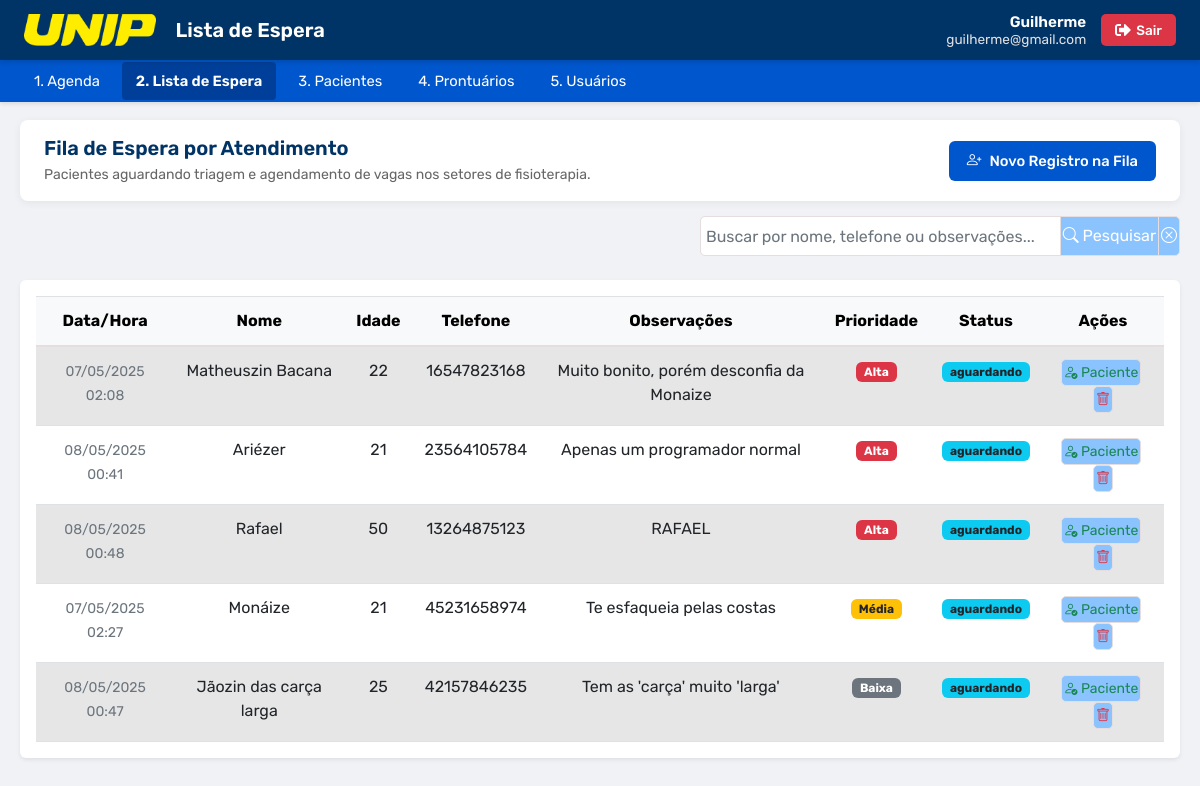
/projeto_fisio_api/login/tabela_Espera.php (signed in), run on the app's committed database.
### tables this page shows
CREATE TABLE `lista_espera` (
  `IdEspera` int(11) NOT NULL,
  `dataLigacao` datetime NOT NULL,
  `nome` varchar(250) NOT NULL,
  `idade` int(11) NOT NULL,
  `telefone` varchar(15) NOT NULL,
  `observacoes` varchar(250) NOT NULL,
  `prioridade` int(11) NOT NULL,
  `status` varchar(50) NOT NULL,
  `ativo` int(11) NOT NULL DEFAULT 1
);

### projeto_fisio_api/login/tabela_Espera.php (the view, shortened to what this page needs)
<!DOCTYPE html>
<html lang="pt-BR">
  <head>
    <link href="https://cdn.jsdelivr.net/npm/bootstrap@5.2.3/dist/css/bootstrap.min.css" rel="stylesheet">
    <link href='https://cdn.jsdelivr.net/npm/bootstrap-icons@1.8.1/font/bootstrap-icons.css' rel='stylesheet'>
    <link rel="stylesheet" href="styles/painel.css">
    <link rel="stylesheet" href="styles/usuarios.css">
  </head>
  <body>
    <header>
      <div class="logo">
        <img src="img/logoUnipHeader.png" alt="UNIP">
        <h1>Lista de Espera</h1>
      </div>
      <?php include 'acesso.php';?>
    </header>
    <?php include 'menu.php';?>
    <main class="container-principal">
      <div class="agenda-topo">
        <div class="agenda-info">
          <h2>Fila de Espera por Atendimento</h2>
          <p>Pacientes aguardando triagem e agendamento de vagas nos setores de fisioterapia.</p>
        </div>
        <div class="agenda-acoes">
          <a href="cadastrarespera.php" class="btn-novo-agendamento">
            <i class="bi bi-person-plus"></i> Novo Registro na Fila
          </a>
        </div>
      </div>
      <form method="POST" action="" class="form-pesquisa mb-4">
        <div class="input-group" style="max-width: 480px;">
          <input type="text" name="texto" class="form-control" placeholder="Buscar por nome, telefone ou observações..." value="<?php echo isset($_POST['texto']) ? htmlspecialchars($_POST['texto']) : ''; ?>" />
          <button type="submit" class="btn btn-primary" title="Pesquisar">
            <i class="bi bi-search"></i> Pesquisar
          </button>
          <button type="button" class="btn btn-secondary" onclick="limparPesquisa();" title="Limpar pesquisa">
            <i class="bi bi-x-circle"></i>
          </button>
        </div>
      </form>
      <?php
      require_once __DIR__ . '/../conexao.php';
      $termo = trim($_POST['texto'] ?? '');
      if ($termo !== '') {
          $sql = "SELECT IdEspera, dataLigacao, nome, idade, telefone, observacoes, prioridade, status
                  FROM lista_espera
                  WHERE ativo = 1 AND (nome LIKE :termo OR telefone LIKE :termo OR observacoes LIKE :termo)
                  ORDER BY prioridade ASC, dataLigacao ASC";
          $stmt = $pdo->prepare($sql);
          $stmt->execute([':termo' => "%$termo%"]);
      } else {
          $sql = "SELECT IdEspera, dataLigacao, nome, idade, telefone, observacoes, prioridade, status
                  FROM lista_espera
                  WHERE ativo = 1
                  ORDER BY prioridade ASC, dataLigacao ASC";
          $stmt = $pdo->prepare($sql);
          $stmt->execute();
      }
      $esperas = $stmt->fetchAll(PDO::FETCH_ASSOC);
      if (count($esperas) > 0) {
          echo '<div class="table-responsive bg-white p-3 rounded shadow-sm">';
          echo '<table class="table table-striped table-hover align-middle mb-0">';
          echo '<thead class="table-light">
                  <tr>
                      <th scope="col">Data/Hora</th>
                      <th scope="col">Nome</th>
                      <th scope="col" class="text-center">Idade</th>
                      <th scope="col">Telefone</th>
                      <th scope="col">Observações</th>
                      <th scope="col" class="text-center">Prioridade</th>
                      <th scope="col" class="text-center">Status</th>
                      <th scope="col" class="text-center">Ações</th>
                  </tr>
                </thead>';
          echo '<tbody>';
          foreach ($esperas as $linha) {
              $dataFmt = !empty($linha['dataLigacao']) ? date('d/m/Y H:i', strtotime($linha['dataLigacao'])) : '-';
              $badgePrior = 'bg-secondary';
              $labelPrior = 'Baixa';
              if ((int)$linha['prioridade'] === 0) {
                  $badgePrior = 'bg-danger';
                  $labelPrior = 'Alta';
              } elseif ((int)$linha['prioridade'] === 1) {
                  $badgePrior = 'bg-warning text-dark';
                  $labelPrior = 'Média';
              }
              $paramCadastrar = urlencode($linha['nome'] . '||' . $linha['telefone']);
              echo "<tr>";
              echo "  <td><small class='text-muted'>" . htmlspecialchars($dataFmt) . "</small></td>";
              echo "  <td class='fw-medium'>" . htmlspecialchars($linha['nome']) . "</td>";
              echo "  <td class='text-center'>" . (int)$linha['idade'] . "</td>";
              echo "  <td>" . htmlspecialchars($linha['telefone']) . "</td>";
              echo "  <td>" . htmlspecialchars($linha['observacoes'] ?? '-') . "</td>";
              echo "  <td class='text-center'><span class='badge {$badgePrior}'>{$labelPrior}</span></td>";
              echo "  <td class='text-center'><span class='badge bg-info text-dark'>" . htmlspecialchars($linha['status']) . "</span></td>";
              echo "  <td class='text-center'>";
              echo "    <a href='cadastrarpaciente.php?name={$paramCadastrar}' class='btn btn-sm btn-outline-success me-1' title='Tornar Paciente'><i class='bi bi-person-check'></i> Paciente</a>";
              echo "    <a href='remover_espera.php?id={$linha['IdEspera']}' class='btn btn-sm btn-outline-danger' onclick=\"return confirm('Deseja realmente remover este registro da lista?');\" title='Remover'><i class='bi bi-trash'></i></a>";
              echo "  </td>";
              echo "</tr>";
          }
          echo '</tbody>';
          echo '</table>';
          echo '</div>';
      } else {
          echo "<div class='alert alert-info'>Nenhum registro encontrado na lista de espera.</div>";
      }
      ?>
    </main>
  </body>
</html>

### projeto_fisio_api/login/styles/painel.css (style rules this page uses)
* { box-sizing: border-box; margin: 0; padding: 0; font-family: 'Rubik', sans-serif; }
body { background: #f0f2f5; padding-top: 120px; color: #333; }
header { background-color: #003366; color: white; display: flex; align-items: center; justify-content: space-between; padding: 10px 24px; position: fixed; top: 0; left: 0; width: 100%; height: 60px; z-index: 1000; box-shadow: 0 2px 5px rgba(0,0,0,0.15); }
.logo { display: flex; align-items: center; }
.logo img { height: 32px; margin-right: 20px; }
.logo h1 { font-size: 1.25rem; font-weight: 600; margin: 0; }
.container-principal { max-width: 1380px; margin: 0 auto 40px auto; padding: 0 20px; }
.agenda-topo { display: flex; justify-content: space-between; align-items: center; background: #ffffff; padding: 16px 24px; border-radius: 8px; box-shadow: 0 2px 8px rgba(0,0,0,0.06); margin-bottom: 15px; }
.agenda-info h2 { font-size: 1.25rem; color: #003366; margin: 0 0 4px 0; font-weight: 600; }
.agenda-info p { font-size: 0.88rem; color: #666; margin: 0; }
.btn-novo-agendamento { display: inline-flex; align-items: center; gap: 8px; background-color: #0056cc; color: #ffffff !important; padding: 9px 18px; border-radius: 6px; text-decoration: none; font-weight: 500; font-size: 0.92rem; transition: background-color 0.2s, transform 0.1s; }

### projeto_fisio_api/login/styles/usuarios.css (style rules this page uses)
.form-pesquisa { min-width: 768px; display: flex; justify-content: flex-end; vertical-align: middle; width: 100%; }
.btn { background-color: #8bc3ff; border: 1px solid #e6dede; padding: 2px; border-radius: 5px; }
.form-control { width: 300px; text-size-adjust: 50px; height: 40px; border-radius: 5px; border: 1px solid #e6dede; padding: 5px; }
.table { width: 100%; margin-bottom: 1rem; color: #212529; border-collapse: collapse; }
.table thead th { vertical-align: bottom; border-bottom: 2px solid #e6dede; padding: 0.75rem; }
.table td, .table th { padding: 0.75rem; vertical-align: top; border-top: 1px solid #dee2e6; text-align: center; }
.table-striped tbody tr:nth-of-type(odd) { background-color: rgba(0, 0, 0, 0.05); }

### data on the page
lista_espera: dataLigacao "07/05/2025 02:08", nome "Matheuszin Bacana", idade "22", telefone "16547823168", observacoes "Muito bonito, porém desconfia da Monaize", prioridade "Alta", status "aguardando"
lista_espera: dataLigacao "08/05/2025 00:41", nome "Ariézer", idade "21", telefone "23564105784", observacoes "Apenas um programador normal", prioridade "Alta", status "aguardando"
lista_espera: dataLigacao "08/05/2025 00:48", nome "Rafael", idade "50", telefone "13264875123", observacoes "RAFAEL", prioridade "Alta", status "aguardando"
lista_espera: dataLigacao "07/05/2025 02:27", nome "Monáize", idade "21", telefone "45231658974", observacoes "Te esfaqueia pelas costas", prioridade "Média", status "aguardando"
lista_espera: dataLigacao "08/05/2025 00:47", nome "Jãozin das carça larga", idade "25", telefone "42157846235", observacoes "Tem as 'carça' muito 'larga'", labelPrior "Baixa", status "aguardando"

### other printed values
$_SESSION['usuario_nome'] "Guilherme"
$_SESSION['usuario_email'] "guilherme@gmail.com"
